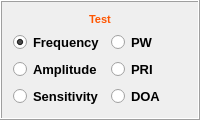
            <widget class="QFrame" name="frame_configuration">
             <property name="minimumSize">
              <size>
               <width>0</width>
               <height>60</height>
              </size>
             </property>
             <property name="frameShape">
              <enum>QFrame::Box</enum>
             </property>
             <property name="frameShadow">
              <enum>QFrame::Raised</enum>
             </property>
             <layout class="QGridLayout" name="gridLayout_22">
              <item row="1" column="0">
               <layout class="QGridLayout" name="gridLayout_19">
                <item row="0" column="1">
                 <widget class="QRadioButton" name="Sys_PW">
                  <property name="font">
                   <font>
                    <family>Arial</family>
                    <pointsize>10</pointsize>
                    <weight>75</weight>
                    <bold>true</bold>
                   </font>
                  </property>
                  <property name="text">
                   <string>PW</string>
                  </property>
                 </widget>
                </item>
                <item row="0" column="0">
                 <widget class="QRadioButton" name="Sys_Frequency">
                  <property name="font">
                   <font>
                    <family>Arial</family>
                    <pointsize>10</pointsize>
                    <weight>75</weight>
                    <bold>true</bold>
                   </font>
                  </property>
                  <property name="text">
                   <string>Frequency</string>
                  </property>
                  <property name="checked">
                   <bool>true</bool>
                  </property>
                 </widget>
                </item>
                <item row="1" column="0">
                 <widget class="QRadioButton" name="Sys_Amplitude">
                  <property name="font">
                   <font>
                    <family>Arial</family>
                    <pointsize>10</pointsize>
                    <weight>75</weight>
                    <bold>true</bold>
                   </font>
                  </property>
                  <property name="text">
                   <string>Amplitude</string>
                  </property>
                 </widget>
                </item>
                <item row="1" column="1">
                 <widget class="QRadioButton" name="Sys_PRI">
                  <property name="font">
                   <font>
                    <family>Arial</family>
                    <pointsize>10</pointsize>
                    <weight>75</weight>
                    <bold>true</bold>
                   </font>
                  </property>
                  <property name="text">
                   <string>PRI</string>
                  </property>
                 </widget>
                </item>
                <item row="2" column="0">
                 <widget class="QRadioButton" name="Sys_Sensitivity">
                  <property name="font">
                   <font>
                    <family>Arial</family>
                    <pointsize>10</pointsize>
                    <weight>75</weight>
                    <bold>true</bold>
                   </font>
                  </property>
                  <property name="text">
                   <string>Sensitivity</string>
                  </property>
                 </widget>
                </item>
                <item row="2" column="1">
                 <widget class="QRadioButton" name="Sys_DOA">
                  <property name="font">
                   <font>
                    <family>Arial</family>
                    <pointsize>10</pointsize>
                    <weight>75</weight>
                    <bold>true</bold>
                   </font>
                  </property>
                  <property name="text">
                   <string>DOA</string>
                  </property>
                 </widget>
                </item>
               </layout>
              </item>
              <item row="0" column="0" alignment="Qt::AlignHCenter">
               <widget class="QLabel" name="label_61">
                <property name="font">
                 <font>
                  <family>Arial</family>
                  <pointsize>8</pointsize>
                  <weight>75</weight>
                  <bold>true</bold>
                 </font>
                </property>
                <property name="styleSheet">
                 <string notr="true">color: rgb(255, 85, 0);</string>
                </property>
                <property name="text">
                 <string>Test</string>
                </property>
               </widget>
              </item>
             </layout>
            </widget>
